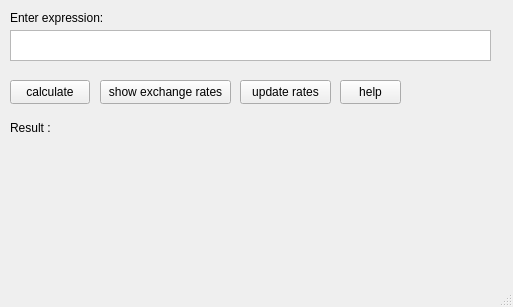
<?xml version="1.0" encoding="UTF-8"?>
<ui version="4.0">
 <class>MainWindow</class>
 <widget class="QMainWindow" name="MainWindow">
  <property name="geometry">
   <rect>
    <x>0</x>
    <y>0</y>
    <width>513</width>
    <height>307</height>
   </rect>
  </property>
  <property name="windowTitle">
   <string>CurrencyCalculator</string>
  </property>
  <widget class="QWidget" name="centralwidget">
   <widget class="QPushButton" name="calculate">
    <property name="geometry">
     <rect>
      <x>10</x>
      <y>80</y>
      <width>80</width>
      <height>24</height>
     </rect>
    </property>
    <property name="text">
     <string>calculate</string>
    </property>
   </widget>
   <widget class="QTextEdit" name="textEdit">
    <property name="geometry">
     <rect>
      <x>10</x>
      <y>30</y>
      <width>481</width>
      <height>31</height>
     </rect>
    </property>
   </widget>
   <widget class="QLabel" name="label">
    <property name="geometry">
     <rect>
      <x>10</x>
      <y>10</y>
      <width>111</width>
      <height>16</height>
     </rect>
    </property>
    <property name="text">
     <string>Enter expression:</string>
    </property>
   </widget>
   <widget class="QLabel" name="label_2">
    <property name="geometry">
     <rect>
      <x>10</x>
      <y>120</y>
      <width>58</width>
      <height>16</height>
     </rect>
    </property>
    <property name="text">
     <string>Result : </string>
    </property>
   </widget>
   <widget class="QLabel" name="calculated">
    <property name="geometry">
     <rect>
      <x>70</x>
      <y>120</y>
      <width>361</width>
      <height>161</height>
     </rect>
    </property>
    <property name="text">
     <string/>
    </property>
   </widget>
   <widget class="QPushButton" name="currencyCheck">
    <property name="geometry">
     <rect>
      <x>100</x>
      <y>80</y>
      <width>131</width>
      <height>24</height>
     </rect>
    </property>
    <property name="text">
     <string>show exchange rates</string>
    </property>
   </widget>
   <widget class="QPushButton" name="pushButton">
    <property name="geometry">
     <rect>
      <x>240</x>
      <y>80</y>
      <width>91</width>
      <height>24</height>
     </rect>
    </property>
    <property name="text">
     <string>update rates</string>
    </property>
   </widget>
   <widget class="QPushButton" name="pushButton_2">
    <property name="geometry">
     <rect>
      <x>340</x>
      <y>80</y>
      <width>61</width>
      <height>24</height>
     </rect>
    </property>
    <property name="text">
     <string>help</string>
    </property>
   </widget>
  </widget>
  <widget class="QStatusBar" name="statusbar"/>
 </widget>
 <resources/>
 <connections/>
</ui>
